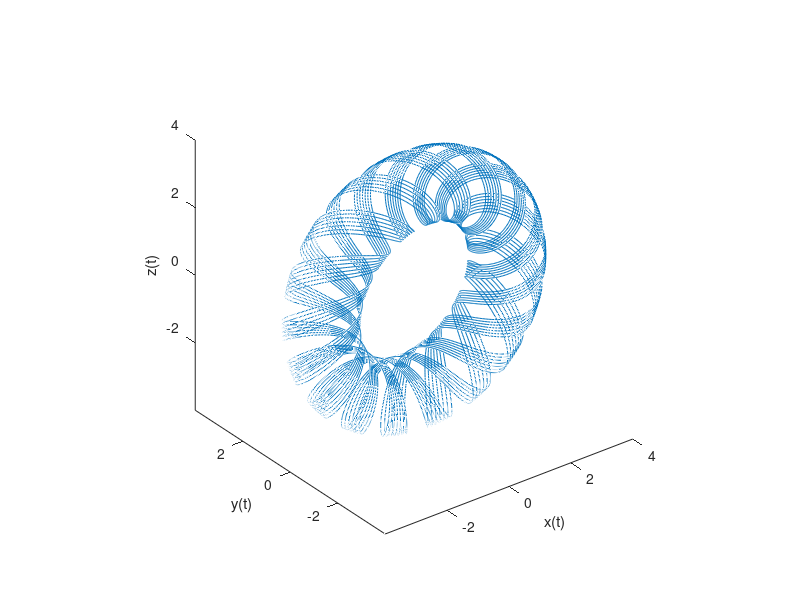

This chart was generated by the following MATLAB code: (Note: this script raises an error after producing the figure.)
% Running and testing the holoquilt

% create a 3D plot fig and show it on the display

clear all; close all;

t = 0:pi/500:40*pi;
xt = (3 + cos(sqrt(32)*t)).*cos(t);
yt = sin(sqrt(32) * t);
zt = (3 + cos(sqrt(32)*t)).*sin(t);
plot3(xt,yt,zt)
axis equal
xlabel('x(t)')
ylabel('y(t)')
zlabel('z(t)')

h1 = holoquilt(gcf);

pause;
figure
t = 0:pi/20:10*pi;
xt = sin(t);
yt = cos(t);
plot3(xt,yt,t,'-o','Color','b','MarkerSize',10,...
    'MarkerFaceColor','#D9FFFF')
h2 = holoquilt(gcf);
